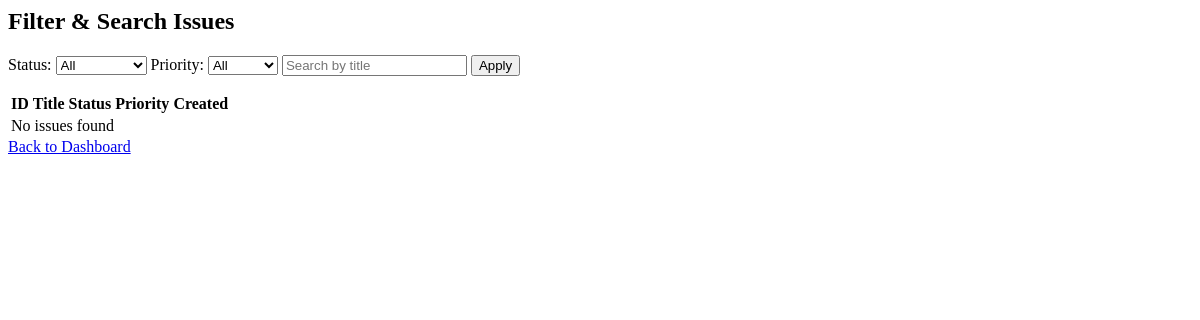
The page /filter_search/ (signed in) on the database as committed earlier.
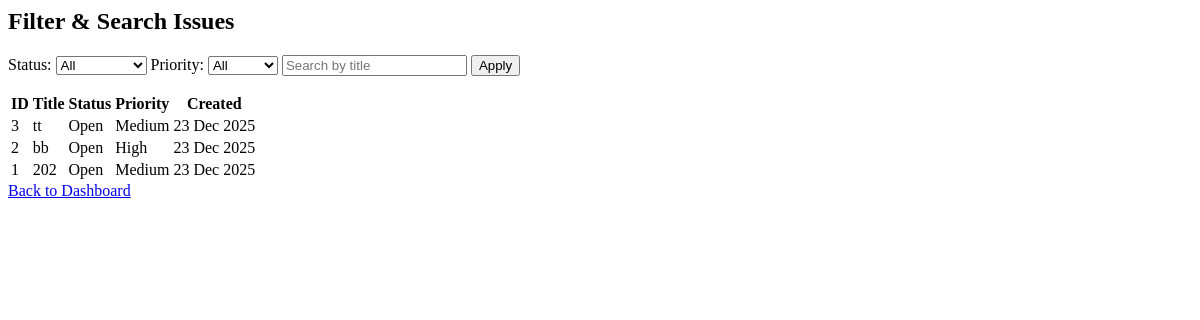
The same page on the database as committed later.
### issues/models.py (models this page shows, shortened)
class Issue(models.Model):
    STATUS_CHOICES = [
        ('Open', 'Open'),
        ('In Progress', 'In Progress'),
        ('Closed', 'Closed'),
    ]
    PRIORITY_CHOICES = [
        ('Low', 'Low'),
        ('Medium', 'Medium'),
        ('High', 'High'),
    ]
    title = models.CharField(max_length=200)
    description = models.TextField()
    status = models.CharField(max_length=20, choices=STATUS_CHOICES, default='Open')
    priority = models.CharField(max_length=10, choices=PRIORITY_CHOICES)
    created_at = models.DateTimeField(auto_now_add=True)

### issues/views.py (the view)
# urls.py: path('filter_search/', views.filter_search, name='filter_search'),
@login_required(login_url='login')
def filter_search(request):
    issues = Issue.objects.all().order_by('-created_at')
    status_filter = request.GET.get('status')
    priority_filter = request.GET.get('priority')
    search = request.GET.get('search')
    if status_filter and status_filter != 'All':
        issues = issues.filter(status=status_filter)
    if priority_filter and priority_filter != 'All':
        issues = issues.filter(priority=priority_filter)
    if search:
        issues = issues.filter(title__icontains=search)
    return render(request, 'filter_search.html', {'issues': issues})

### templates/filter_search.html (shortened to what this page needs)
{% load static %}
<h2>Filter & Search Issues</h2>
<form method="get">
Status:
<select name="status">
<option>All</option>
</select>
Priority:
<select name="priority">
<option>All</option>
</select>
<input type="text" name="search" placeholder="Search by title">
<button type="submit">Apply</button>
</form>
<table>
<tr>
<th>ID</th><th>Title</th><th>Status</th><th>Priority</th><th>Created</th>
</tr>
{% for issue in issues %}
<tr>
<td>{{ issue.id }}</td>
<td>{{ issue.title }}</td>
<td>{{ issue.status }}</td>
<td>{{ issue.priority }}</td>
<td>{{ issue.created_at|date:"d M Y" }}</td>
</tr>
{% empty %}
<tr><td colspan="5">No issues found</td></tr>
{% endfor %}
</table>
<a href="{% url 'dashboard' %}">Back to Dashboard</a>

Rows that differ between the two databases and show on the page:
added Issue: id "3", title "tt", status "Open", priority "Medium", created_at "23 Dec 2025"
added Issue: id "2", title "bb", status "Open", priority "High", created_at "23 Dec 2025"
added Issue: id "1", title "202", status "Open", priority "Medium", created_at "23 Dec 2025"
Other text that changed with them:
text no longer shown: "No issues found"
